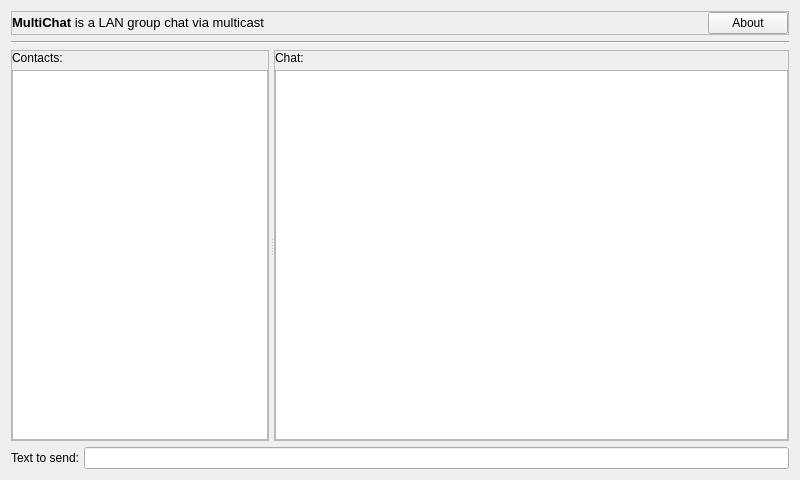
<?xml version="1.0" encoding="UTF-8"?>
<ui version="4.0">
 <class>MainDialog</class>
 <widget class="QDialog" name="MainDialog">
  <property name="geometry">
   <rect>
    <x>0</x>
    <y>0</y>
    <width>800</width>
    <height>480</height>
   </rect>
  </property>
  <property name="minimumSize">
   <size>
    <width>320</width>
    <height>200</height>
   </size>
  </property>
  <property name="windowTitle">
   <string>MultiChat</string>
  </property>
  <layout class="QVBoxLayout" name="verticalLayout_3">
   <item>
    <widget class="QFrame" name="headerFrame">
     <property name="sizePolicy">
      <sizepolicy hsizetype="Preferred" vsizetype="Fixed">
       <horstretch>0</horstretch>
       <verstretch>0</verstretch>
      </sizepolicy>
     </property>
     <property name="frameShape">
      <enum>QFrame::StyledPanel</enum>
     </property>
     <property name="frameShadow">
      <enum>QFrame::Raised</enum>
     </property>
     <layout class="QHBoxLayout" name="horizontalLayout_2">
      <property name="spacing">
       <number>5</number>
      </property>
      <property name="leftMargin">
       <number>0</number>
      </property>
      <property name="topMargin">
       <number>0</number>
      </property>
      <property name="rightMargin">
       <number>0</number>
      </property>
      <property name="bottomMargin">
       <number>0</number>
      </property>
      <item>
       <widget class="QLabel" name="headerLabel">
        <property name="font">
         <font>
          <pointsize>10</pointsize>
         </font>
        </property>
        <property name="text">
         <string>&lt;html&gt;&lt;head/&gt;&lt;body&gt;&lt;p&gt;&lt;span style=&quot; font-weight:600;&quot;&gt;MultiChat&lt;/span&gt; is a LAN group chat via multicast&lt;/p&gt;&lt;/body&gt;&lt;/html&gt;</string>
        </property>
       </widget>
      </item>
      <item>
       <spacer name="horizontalSpacer">
        <property name="orientation">
         <enum>Qt::Horizontal</enum>
        </property>
        <property name="sizeHint" stdset="0">
         <size>
          <width>40</width>
          <height>20</height>
         </size>
        </property>
       </spacer>
      </item>
      <item>
       <widget class="QPushButton" name="aboutButton">
        <property name="focusPolicy">
         <enum>Qt::TabFocus</enum>
        </property>
        <property name="text">
         <string>About</string>
        </property>
        <property name="autoDefault">
         <bool>false</bool>
        </property>
        <property name="flat">
         <bool>false</bool>
        </property>
       </widget>
      </item>
     </layout>
    </widget>
   </item>
   <item>
    <widget class="Line" name="line">
     <property name="orientation">
      <enum>Qt::Horizontal</enum>
     </property>
    </widget>
   </item>
   <item>
    <widget class="QSplitter" name="splitter">
     <property name="sizePolicy">
      <sizepolicy hsizetype="Expanding" vsizetype="Expanding">
       <horstretch>0</horstretch>
       <verstretch>0</verstretch>
      </sizepolicy>
     </property>
     <property name="orientation">
      <enum>Qt::Horizontal</enum>
     </property>
     <property name="handleWidth">
      <number>5</number>
     </property>
     <widget class="QFrame" name="leftFrame">
      <property name="sizePolicy">
       <sizepolicy hsizetype="Preferred" vsizetype="Expanding">
        <horstretch>0</horstretch>
        <verstretch>0</verstretch>
       </sizepolicy>
      </property>
      <property name="frameShape">
       <enum>QFrame::StyledPanel</enum>
      </property>
      <property name="frameShadow">
       <enum>QFrame::Raised</enum>
      </property>
      <layout class="QVBoxLayout" name="verticalLayout_4">
       <property name="spacing">
        <number>5</number>
       </property>
       <property name="leftMargin">
        <number>0</number>
       </property>
       <property name="topMargin">
        <number>0</number>
       </property>
       <property name="rightMargin">
        <number>0</number>
       </property>
       <property name="bottomMargin">
        <number>0</number>
       </property>
       <item>
        <widget class="QLabel" name="contactsLabel">
         <property name="text">
          <string>Contacts:</string>
         </property>
        </widget>
       </item>
       <item>
        <widget class="QListWidget" name="contactListWidget">
         <property name="sizePolicy">
          <sizepolicy hsizetype="Preferred" vsizetype="Expanding">
           <horstretch>0</horstretch>
           <verstretch>0</verstretch>
          </sizepolicy>
         </property>
         <property name="minimumSize">
          <size>
           <width>100</width>
           <height>100</height>
          </size>
         </property>
         <property name="maximumSize">
          <size>
           <width>16777215</width>
           <height>16777215</height>
          </size>
         </property>
         <property name="focusPolicy">
          <enum>Qt::NoFocus</enum>
         </property>
        </widget>
       </item>
      </layout>
     </widget>
     <widget class="QFrame" name="rightFrame">
      <property name="sizePolicy">
       <sizepolicy hsizetype="Expanding" vsizetype="Expanding">
        <horstretch>100</horstretch>
        <verstretch>0</verstretch>
       </sizepolicy>
      </property>
      <property name="frameShape">
       <enum>QFrame::StyledPanel</enum>
      </property>
      <property name="frameShadow">
       <enum>QFrame::Raised</enum>
      </property>
      <layout class="QVBoxLayout" name="verticalLayout_5">
       <property name="spacing">
        <number>5</number>
       </property>
       <property name="leftMargin">
        <number>0</number>
       </property>
       <property name="topMargin">
        <number>0</number>
       </property>
       <property name="rightMargin">
        <number>0</number>
       </property>
       <property name="bottomMargin">
        <number>0</number>
       </property>
       <item>
        <widget class="QLabel" name="chatLabel">
         <property name="text">
          <string>Chat:</string>
         </property>
        </widget>
       </item>
       <item>
        <widget class="QTextEdit" name="chatLogTextEdit">
         <property name="minimumSize">
          <size>
           <width>100</width>
           <height>100</height>
          </size>
         </property>
         <property name="focusPolicy">
          <enum>Qt::NoFocus</enum>
         </property>
         <property name="readOnly">
          <bool>true</bool>
         </property>
        </widget>
       </item>
      </layout>
     </widget>
    </widget>
   </item>
   <item>
    <layout class="QHBoxLayout" name="headerLayout">
     <property name="spacing">
      <number>5</number>
     </property>
     <item>
      <widget class="QLabel" name="sendPromptLabel">
       <property name="text">
        <string>Text to send:</string>
       </property>
      </widget>
     </item>
     <item>
      <widget class="QLineEdit" name="textEdit"/>
     </item>
    </layout>
   </item>
  </layout>
 </widget>
 <tabstops>
  <tabstop>textEdit</tabstop>
  <tabstop>aboutButton</tabstop>
 </tabstops>
 <resources/>
 <connections>
  <connection>
   <sender>aboutButton</sender>
   <signal>clicked()</signal>
   <receiver>MainDialog</receiver>
   <slot>aboutButtonClicked()</slot>
   <hints>
    <hint type="sourcelabel">
     <x>707</x>
     <y>22</y>
    </hint>
    <hint type="destinationlabel">
     <x>795</x>
     <y>96</y>
    </hint>
   </hints>
  </connection>
 </connections>
 <slots>
  <slot>aboutButtonClicked()</slot>
 </slots>
</ui>
